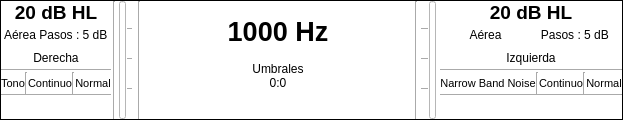
      <widget class="QFrame" name="display">
       <property name="minimumSize">
        <size>
         <width>0</width>
         <height>120</height>
        </size>
       </property>
       <property name="maximumSize">
        <size>
         <width>16777215</width>
         <height>120</height>
        </size>
       </property>
       <property name="styleSheet">
        <string notr="true">background-color: rgb(255, 255, 255);</string>
       </property>
       <property name="frameShape">
        <enum>QFrame::Box</enum>
       </property>
       <layout class="QHBoxLayout" name="horizontalLayout_2">
        <property name="spacing">
         <number>2</number>
        </property>
        <property name="leftMargin">
         <number>0</number>
        </property>
        <property name="topMargin">
         <number>0</number>
        </property>
        <property name="rightMargin">
         <number>0</number>
        </property>
        <property name="bottomMargin">
         <number>0</number>
        </property>
        <item>
         <layout class="QVBoxLayout" name="verticalLayout_4">
          <property name="spacing">
           <number>0</number>
          </property>
          <item>
           <widget class="QLabel" name="lbl_int_ch0">
            <property name="font">
             <font>
              <pointsize>14</pointsize>
              <weight>75</weight>
              <bold>true</bold>
             </font>
            </property>
            <property name="text">
             <string>20 dB HL</string>
            </property>
            <property name="alignment">
             <set>Qt::AlignCenter</set>
            </property>
           </widget>
          </item>
          <item>
           <layout class="QHBoxLayout" name="horizontalLayout">
            <item>
             <widget class="QLabel" name="lbl_trans_ch0">
              <property name="text">
               <string>Aérea</string>
              </property>
              <property name="alignment">
               <set>Qt::AlignCenter</set>
              </property>
             </widget>
            </item>
            <item>
             <widget class="QLabel" name="lbl_step_ch0">
              <property name="text">
               <string>Pasos : 5 dB </string>
              </property>
              <property name="alignment">
               <set>Qt::AlignCenter</set>
              </property>
             </widget>
            </item>
           </layout>
          </item>
          <item>
           <widget class="QLabel" name="lbl_output_ch0">
            <property name="text">
             <string>Derecha</string>
            </property>
            <property name="alignment">
             <set>Qt::AlignCenter</set>
            </property>
           </widget>
          </item>
          <item>
           <widget class="Line" name="line_18">
            <property name="orientation">
             <enum>Qt::Horizontal</enum>
            </property>
           </widget>
          </item>
          <item>
           <layout class="QHBoxLayout" name="horizontalLayout_17">
            <item>
             <widget class="QLabel" name="lbl_stim_ch0">
              <property name="font">
               <font>
                <pointsize>8</pointsize>
               </font>
              </property>
              <property name="text">
               <string>Tono</string>
              </property>
              <property name="alignment">
               <set>Qt::AlignCenter</set>
              </property>
             </widget>
            </item>
            <item>
             <widget class="Line" name="line_13">
              <property name="orientation">
               <enum>Qt::Vertical</enum>
              </property>
             </widget>
            </item>
            <item>
             <widget class="QLabel" name="lbl_contin_ch0">
              <property name="font">
               <font>
                <pointsize>8</pointsize>
               </font>
              </property>
              <property name="text">
               <string>Continuo</string>
              </property>
              <property name="alignment">
               <set>Qt::AlignCenter</set>
              </property>
             </widget>
            </item>
            <item>
             <widget class="Line" name="line_14">
              <property name="orientation">
               <enum>Qt::Vertical</enum>
              </property>
             </widget>
            </item>
            <item>
             <widget class="QLabel" name="lbl_rev_ch0">
              <property name="font">
               <font>
                <pointsize>8</pointsize>
               </font>
              </property>
              <property name="text">
               <string>Normal</string>
              </property>
              <property name="alignment">
               <set>Qt::AlignCenter</set>
              </property>
             </widget>
            </item>
           </layout>
          </item>
          <item>
           <widget class="Line" name="line_17">
            <property name="orientation">
             <enum>Qt::Horizontal</enum>
            </property>
           </widget>
          </item>
          <item>
           <widget class="QLabel" name="lbl_warning_stim_der">
            <property name="autoFillBackground">
             <bool>false</bool>
            </property>
            <property name="text">
             <string/>
            </property>
           </widget>
          </item>
         </layout>
        </item>
        <item>
         <widget class="Line" name="line_24">
          <property name="orientation">
           <enum>Qt::Vertical</enum>
          </property>
         </widget>
        </item>
        <item>
         <widget class="QFrame" name="horizontalFrame_2">
          <property name="minimumSize">
           <size>
            <width>18</width>
            <height>0</height>
           </size>
          </property>
          <property name="maximumSize">
           <size>
            <width>18</width>
            <height>16777215</height>
           </size>
          </property>
          <layout class="QHBoxLayout" name="horizontalLayout_20">
           <property name="spacing">
            <number>0</number>
           </property>
           <property name="leftMargin">
            <number>0</number>
           </property>
           <property name="topMargin">
            <number>0</number>
           </property>
           <property name="rightMargin">
            <number>0</number>
           </property>
           <property name="bottomMargin">
            <number>0</number>
           </property>
           <item>
            <widget class="QProgressBar" name="vmeter_der">
             <property name="minimumSize">
              <size>
               <width>7</width>
               <height>0</height>
              </size>
             </property>
             <property name="maximumSize">
              <size>
               <width>7</width>
               <height>16777215</height>
              </size>
             </property>
             <property name="font">
              <font>
               <pointsize>8</pointsize>
              </font>
             </property>
             <property name="styleSheet">
              <string notr="true">QProgressBar::chunk {
                background-color: #55ff7f;
            }</string>
             </property>
             <property name="value">
              <number>0</number>
             </property>
             <property name="alignment">
              <set>Qt::AlignCenter</set>
             </property>
             <property name="orientation">
              <enum>Qt::Vertical</enum>
             </property>
             <property name="format">
              <string/>
             </property>
            </widget>
           </item>
           <item>
            <widget class="QFrame" name="verticalFrame">
             <property name="minimumSize">
              <size>
               <width>7</width>
               <height>0</height>
              </size>
             </property>
             <property name="maximumSize">
              <size>
               <width>7</width>
               <height>16777215</height>
              </size>
             </property>
             <layout class="QVBoxLayout" name="verticalLayout_22" stretch="0,0,0">
              <property name="spacing">
               <number>0</number>
              </property>
              <property name="sizeConstraint">
               <enum>QLayout::SetDefaultConstraint</enum>
              </property>
              <property name="leftMargin">
               <number>0</number>
              </property>
              <property name="topMargin">
               <number>0</number>
              </property>
              <property name="rightMargin">
               <number>0</number>
              </property>
              <property name="bottomMargin">
               <number>0</number>
              </property>
              <item>
               <widget class="Line" name="line_22">
                <property name="minimumSize">
                 <size>
                  <width>5</width>
                  <height>0</height>
                 </size>
                </property>
                <property name="maximumSize">
                 <size>
                  <width>5</width>
                  <height>16777215</height>
                 </size>
                </property>
                <property name="orientation">
                 <enum>Qt::Horizontal</enum>
                </property>
               </widget>
              </item>
              <item>
               <widget class="Line" name="line_21">
                <property name="minimumSize">
                 <size>
                  <width>5</width>
                  <height>0</height>
                 </size>
                </property>
                <property name="maximumSize">
                 <size>
                  <width>5</width>
                  <height>16777215</height>
                 </size>
                </property>
                <property name="orientation">
                 <enum>Qt::Horizontal</enum>
                </property>
               </widget>
              </item>
              <item>
               <widget class="Line" name="line_23">
                <property name="minimumSize">
                 <size>
                  <width>5</width>
                  <height>0</height>
                 </size>
                </property>
                <property name="maximumSize">
                 <size>
                  <width>5</width>
                  <height>16777215</height>
                 </size>
                </property>
                <property name="orientation">
                 <enum>Qt::Horizontal</enum>
                </property>
               </widget>
              </item>
             </layout>
            </widget>
           </item>
          </layout>
         </widget>
        </item>
        <item>
         <widget class="Line" name="line_6">
          <property name="orientation">
           <enum>Qt::Vertical</enum>
          </property>
         </widget>
        </item>
        <item>
         <widget class="QFrame" name="central">
          <property name="minimumSize">
           <size>
            <width>270</width>
            <height>0</height>
           </size>
          </property>
          <property name="maximumSize">
           <size>
            <width>270</width>
            <height>16777215</height>
           </size>
          </property>
          <layout class="QVBoxLayout" name="verticalLayout_3">
           <property name="spacing">
            <number>0</number>
           </property>
           <property name="leftMargin">
            <number>0</number>
           </property>
           <property name="topMargin">
            <number>0</number>
           </property>
           <property name="rightMargin">
            <number>0</number>
           </property>
           <property name="bottomMargin">
            <number>0</number>
           </property>
           <item>
            <widget class="QLabel" name="lbl_freq">
             <property name="sizePolicy">
              <sizepolicy hsizetype="Preferred" vsizetype="Maximum">
               <horstretch>0</horstretch>
               <verstretch>0</verstretch>
              </sizepolicy>
             </property>
             <property name="minimumSize">
              <size>
               <width>0</width>
               <height>60</height>
              </size>
             </property>
             <property name="maximumSize">
              <size>
               <width>16777215</width>
               <height>60</height>
              </size>
             </property>
             <property name="font">
              <font>
               <pointsize>20</pointsize>
               <weight>75</weight>
               <bold>true</bold>
              </font>
             </property>
             <property name="text">
              <string>1000 Hz</string>
             </property>
             <property name="scaledContents">
              <bool>false</bool>
             </property>
             <property name="alignment">
              <set>Qt::AlignCenter</set>
             </property>
            </widget>
           </item>
           <item>
            <widget class="QLabel" name="lbl_prueba">
             <property name="text">
              <string>Umbrales</string>
             </property>
             <property name="alignment">
              <set>Qt::AlignCenter</set>
             </property>
            </widget>
           </item>
           <item>
            <widget class="QLabel" name="lbl_time">
             <property name="text">
              <string>0:0</string>
             </property>
             <property name="alignment">
              <set>Qt::AlignCenter</set>
             </property>
            </widget>
           </item>
           <item>
            <widget class="QLabel" name="lbl_response">
             <property name="sizePolicy">
              <sizepolicy hsizetype="Preferred" vsizetype="Minimum">
               <horstretch>0</horstretch>
               <verstretch>0</verstretch>
              </sizepolicy>
             </property>
             <property name="font">
              <font>
               <pointsize>8</pointsize>
               <weight>75</weight>
               <bold>true</bold>
              </font>
             </property>
             <property name="text">
              <string/>
             </property>
            </widget>
           </item>
           <item>
            <layout class="QHBoxLayout" name="horizontalLayout_21">
             <property name="spacing">
              <number>0</number>
             </property>
             <property name="topMargin">
              <number>0</number>
             </property>
             <item>
              <widget class="QLabel" name="lbl_ext_der">
               <property name="minimumSize">
                <size>
                 <width>90</width>
                 <height>0</height>
                </size>
               </property>
               <property name="maximumSize">
                <size>
                 <width>90</width>
                 <height>15</height>
                </size>
               </property>
               <property name="font">
                <font>
                 <pointsize>9</pointsize>
                </font>
               </property>
               <property name="text">
                <string/>
               </property>
              </widget>
             </item>
             <item>
              <widget class="QLabel" name="lbl_warning_stim_cent">
               <property name="minimumSize">
                <size>
                 <width>90</width>
                 <height>0</height>
                </size>
               </property>
               <property name="maximumSize">
                <size>
                 <width>90</width>
                 <height>15</height>
                </size>
               </property>
               <property name="font">
                <font>
                 <pointsize>9</pointsize>
                </font>
               </property>
               <property name="text">
                <string/>
               </property>
              </widget>
             </item>
             <item>
              <widget class="QLabel" name="lbl_ext_izq">
               <property name="minimumSize">
                <size>
                 <width>90</width>
                 <height>0</height>
                </size>
               </property>
               <property name="maximumSize">
                <size>
                 <width>90</width>
                 <height>15</height>
                </size>
               </property>
               <property name="font">
                <font>
                 <pointsize>9</pointsize>
                </font>
               </property>
               <property name="text">
                <string/>
               </property>
               <property name="alignment">
                <set>Qt::AlignRight|Qt::AlignTrailing|Qt::AlignVCenter</set>
               </property>
              </widget>
             </item>
            </layout>
           </item>
          </layout>
         </widget>
        </item>
        <item>
         <widget class="Line" name="line_7">
          <property name="orientation">
           <enum>Qt::Vertical</enum>
          </property>
         </widget>
        </item>
        <item>
         <widget class="QFrame" name="horizontalFrame">
          <property name="minimumSize">
           <size>
            <width>18</width>
            <height>0</height>
           </size>
          </property>
          <property name="maximumSize">
           <size>
            <width>18</width>
            <height>16777215</height>
           </size>
          </property>
          <layout class="QHBoxLayout" name="horizontalLayout_19">
           <property name="spacing">
            <number>0</number>
           </property>
           <property name="leftMargin">
            <number>0</number>
           </property>
           <property name="topMargin">
            <number>0</number>
           </property>
           <property name="rightMargin">
            <number>0</number>
           </property>
           <property name="bottomMargin">
            <number>0</number>
           </property>
           <item>
            <widget class="QFrame" name="verticalFrame">
             <property name="minimumSize">
              <size>
               <width>7</width>
               <height>0</height>
              </size>
             </property>
             <property name="maximumSize">
              <size>
               <width>7</width>
               <height>16777215</height>
              </size>
             </property>
             <layout class="QVBoxLayout" name="verticalLayout_23">
              <property name="spacing">
               <number>0</number>
              </property>
              <property name="leftMargin">
               <number>0</number>
              </property>
              <property name="topMargin">
               <number>0</number>
              </property>
              <property name="rightMargin">
               <number>0</number>
              </property>
              <property name="bottomMargin">
               <number>0</number>
              </property>
              <item>
               <widget class="Line" name="line_25">
                <property name="orientation">
                 <enum>Qt::Horizontal</enum>
                </property>
               </widget>
              </item>
              <item>
               <widget class="Line" name="line_27">
                <property name="orientation">
                 <enum>Qt::Horizontal</enum>
                </property>
               </widget>
              </item>
              <item>
               <widget class="Line" name="line_26">
                <property name="orientation">
                 <enum>Qt::Horizontal</enum>
                </property>
               </widget>
              </item>
             </layout>
            </widget>
           </item>
           <item>
            <widget class="QProgressBar" name="vmeter_izq">
             <property name="minimumSize">
              <size>
               <width>7</width>
               <height>0</height>
              </size>
             </property>
             <property name="maximumSize">
              <size>
               <width>7</width>
               <height>16777215</height>
              </size>
             </property>
             <property name="styleSheet">
              <string notr="true">QProgressBar::chunk {
                background-color: #55ff7f;
            }</string>
             </property>
             <property name="value">
              <number>0</number>
             </property>
             <property name="orientation">
              <enum>Qt::Vertical</enum>
             </property>
             <property name="format">
              <string/>
             </property>
            </widget>
           </item>
          </layout>
         </widget>
        </item>
        <item>
         <layout class="QVBoxLayout" name="verticalLayout_2">
          <property name="spacing">
           <number>0</number>
          </property>
          <item>
           <widget class="QLabel" name="lbl_int_ch1">
            <property name="font">
             <font>
              <pointsize>14</pointsize>
              <weight>75</weight>
              <bold>true</bold>
             </font>
            </property>
            <property name="text">
             <string>20 dB HL</string>
            </property>
            <property name="alignment">
             <set>Qt::AlignCenter</set>
            </property>
           </widget>
          </item>
          <item>
           <layout class="QHBoxLayout" name="horizontalLayout_12">
            <item>
             <widget class="QLabel" name="lbl_trans_ch1">
              <property name="text">
               <string>Aérea</string>
              </property>
              <property name="alignment">
               <set>Qt::AlignCenter</set>
              </property>
             </widget>
            </item>
            <item>
             <widget class="QLabel" name="lbl_step_ch1">
              <property name="text">
               <string>Pasos : 5 dB </string>
              </property>
              <property name="alignment">
               <set>Qt::AlignCenter</set>
              </property>
             </widget>
            </item>
           </layout>
          </item>
          <item>
           <widget class="QLabel" name="lbl_output_ch1">
            <property name="text">
             <string>Izquierda</string>
            </property>
            <property name="alignment">
             <set>Qt::AlignCenter</set>
            </property>
           </widget>
          </item>
          <item>
           <widget class="Line" name="line_20">
            <property name="orientation">
             <enum>Qt::Horizontal</enum>
            </property>
           </widget>
          </item>
          <item>
           <layout class="QHBoxLayout" name="horizontalLayout_18">
            <item>
             <widget class="QLabel" name="lbl_stim_ch1">
              <property name="font">
               <font>
                <pointsize>8</pointsize>
               </font>
              </property>
              <property name="text">
               <string>Narrow Band Noise</string>
              </property>
              <property name="alignment">
               <set>Qt::AlignCenter</set>
              </property>
             </widget>
            </item>
            <item>
             <widget class="Line" name="line_15">
              <property name="orientation">
               <enum>Qt::Vertical</enum>
              </property>
             </widget>
            </item>
            <item>
             <widget class="QLabel" name="lbl_contin_ch1">
              <property name="font">
               <font>
                <pointsize>8</pointsize>
               </font>
              </property>
              <property name="text">
               <string>Continuo</string>
              </property>
              <property name="alignment">
               <set>Qt::AlignCenter</set>
              </property>
             </widget>
            </item>
            <item>
             <widget class="Line" name="line_16">
              <property name="orientation">
               <enum>Qt::Vertical</enum>
              </property>
             </widget>
            </item>
            <item>
             <widget class="QLabel" name="lbl_rev_ch1">
              <property name="font">
               <font>
                <pointsize>8</pointsize>
               </font>
              </property>
              <property name="text">
               <string>Normal</string>
              </property>
              <property name="alignment">
               <set>Qt::AlignCenter</set>
              </property>
             </widget>
            </item>
           </layout>
          </item>
          <item>
           <widget class="Line" name="line_19">
            <property name="orientation">
             <enum>Qt::Horizontal</enum>
            </property>
           </widget>
          </item>
          <item>
           <widget class="QLabel" name="lbl_warning_stim_izq">
            <property name="text">
             <string/>
            </property>
           </widget>
          </item>
         </layout>
        </item>
       </layout>
      </widget>
